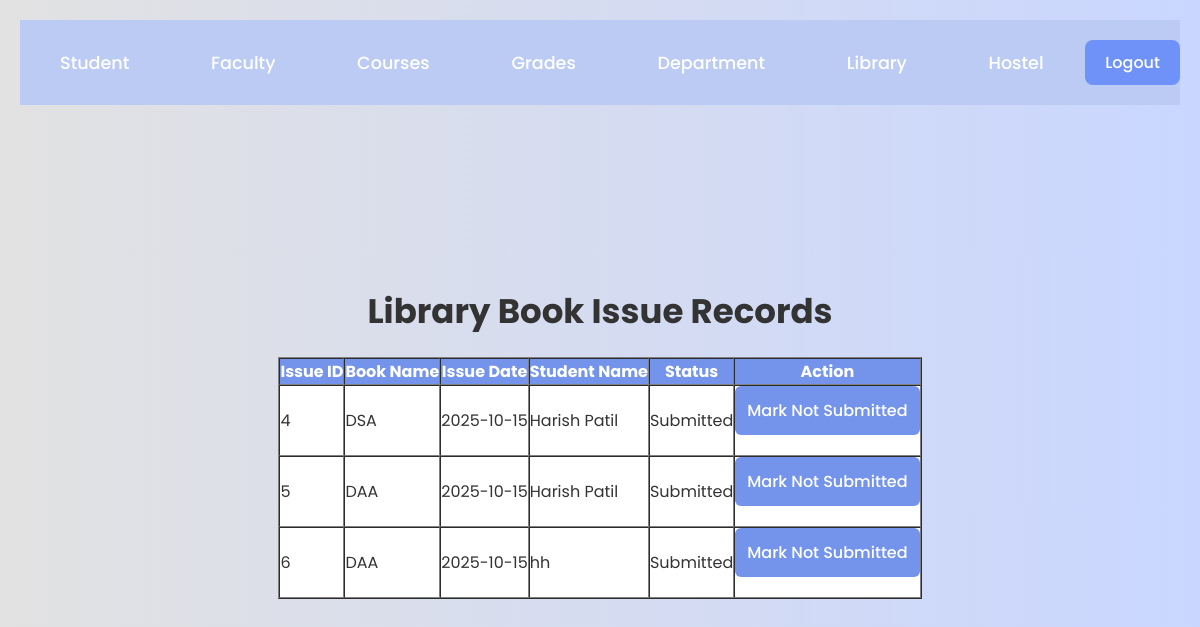
Page /library_view.php on the committed database.
### tables this page shows
CREATE TABLE `library` (
  `lib_id` varchar(250) NOT NULL,
  `st_id` varchar(250) NOT NULL,
  `book_id` varchar(250) NOT NULL,
  `book_name` varchar(250) NOT NULL,
  `issue_date` varchar(250) NOT NULL,
  `issue_id` int(250) NOT NULL,
  `is_submitted` tinyint(1) NOT NULL DEFAULT 0
);

CREATE TABLE `student` (
  `st_id` varchar(20) NOT NULL,
  `st_name` varchar(100) NOT NULL,
  `semester` int(11) NOT NULL,
  `dept_id` int(11) NOT NULL,
  `dob` date NOT NULL,
  `email` varchar(100) DEFAULT NULL
);

### library_view.php (the view, shortened to what this page needs)
<?php
require_once 'config.php';
$query = "SELECT l.issue_id, l.book_name, l.issue_date, l.is_submitted, s.st_name
          FROM library l
          JOIN student s ON l.st_id = s.st_id";
$result = $conn->query($query);
?>
<!DOCTYPE html>
<html>
<head>
    <link rel="stylesheet" href="style.css">
</head>
<body>
<header>
    <nav class="navigation">
        <ul>
            <li><a href="student.php">Student</a></li>
            <li><a href="faculty.php">Faculty</a></li>
            <li><a href="courses.php">Courses</a></li>
            <li><a href="grade.php">Grades</a></li>
            <li><a href="department.php">Department</a></li>
            <li><a href="library.php">Library</a></li>
            <li><a href="hostel.php">Hostel</a></li>
            <li><button onclick="window.location.href='logout.php'" class="logout-btn">Logout</button></li>
        </ul>
    </nav>
</header>
<div class="container">
    <h2>Library Book Issue Records</h2>
    <table border="1" cellpadding="10" cellspacing="0" style="width:100%; background: #fff;">
        <thead style="background-color: #7494ec; color: white;">
            <tr>
                <th>Issue ID</th>
                <th>Book Name</th>
                <th>Issue Date</th>
                <th>Student Name</th>
                <th>Status</th>
                <th>Action</th>
            </tr>
        </thead>
        <tbody>
            <?php if ($result->num_rows > 0): ?>
                <?php while ($row = $result->fetch_assoc()): ?>
                    <tr>
                        <td><?php echo $row['issue_id']; ?></td>
                        <td><?php echo htmlspecialchars($row['book_name']); ?></td>
                        <td><?php echo $row['issue_date']; ?></td>
                        <td><?php echo htmlspecialchars($row['st_name']); ?></td>
                        <td><?php echo $row['is_submitted'] ? 'Submitted' : 'Not Submitted'; ?></td>
                        <td>
                            <?php if ($row['is_submitted']): ?>
                                <form method="POST" action="mark_not_submitted.php">
                                    <button type="submit">Mark Not Submitted</button>
                                </form>
                            <?php endif; ?>
                        </td>
                    </tr>
                <?php endwhile; ?>
            <?php else: ?>
                <tr><td colspan="6" style="text-align:center;">No records found.</td></tr>
            <?php endif; ?>
        </tbody>
    </table>
</div>
</body>
</html>

### style.css (style rules this page uses)
* { margin: 0; padding: 0; box-sizing: border-box; font-family: "Poppins", sans-serif; }
body { display: flex; justify-content: center; align-items: center; min-height: 100vh; background: linear-gradient(to right, #e2e2e2, #c9d6ff); background-size: cover; background-position: center; color: #333; }
header { position: fixed; top: 0; left: 0; width: 100%; padding: 20px; margin-bottom: 30px; z-index: 99; }
header ul { list-style: none; display: flex; justify-content: space-between; align-items: center; gap: 20px; background: #bccbf4; }
header li { font-weight: bold; cursor: pointer; }
.navigation a { position: relative; font-size: 1.1em; color: #fff; text-decoration: none; font-weight: 500; margin-left: 40px; }
.navigation a::after { content: ''; position: absolute; left: 0; bottom: -6px; width: 100%; height: 3px; background: #061001; border-radius: 5px; transform: scale(0); }
.container { margin: 5px; margin-top: 90px; }
h1, h2 { font-size: 34px; text-align: center; margin-bottom: 20px; }
button { width: 100%; padding: 12px; background: #7494ec; border-radius: 6px; border: none; cursor: pointer; font-size: 16px; color: #fff; font-weight: 500; margin-bottom: 20px; transition: 0.5s; }
button.logout-btn { background-color: #6e92f7; padding: 10px 20px; font-size: 16px; border: none; border-radius: 8px; cursor: pointer; color: white; width: auto; margin-top: 20px; transition: 0.3s; }

### rows in the picture
library: issue_id "4", book_name "DSA", issue_date "2025-10-15", st.st_name "Harish Patil", is_submitted "Submitted"
library: issue_id "5", book_name "DAA", issue_date "2025-10-15", st.st_name "Harish Patil", is_submitted "Submitted"
library: issue_id "6", book_name "DAA", issue_date "2025-10-15", st.st_name "hh", is_submitted "Submitted"
